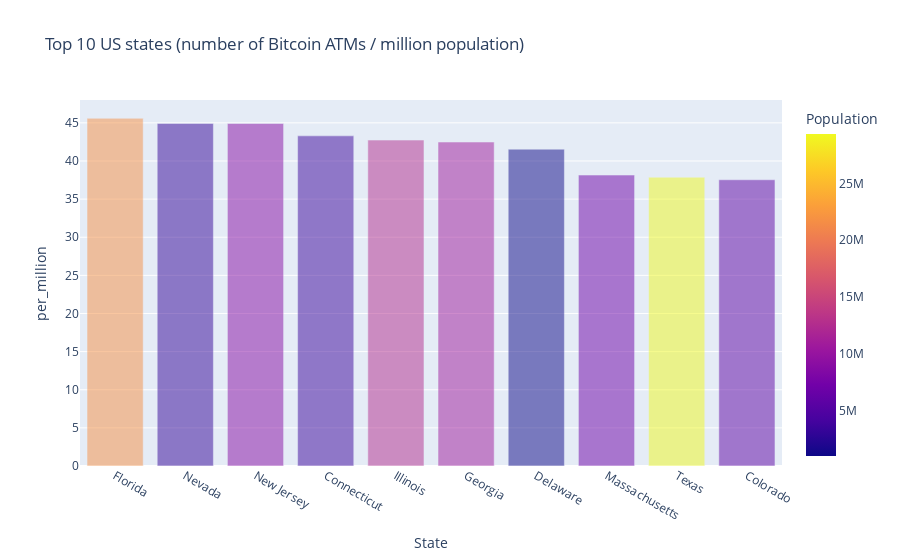

The cell this chart's notebook holds for it:
### Code cell
# Display top 10 states 

px.bar(
        top10,
        x="State",
        y="per_million",
        color = "Population",
        color_discrete_sequence=px.colors.qualitative.Antique,
        opacity = 0.5,
        title="Top 10 US states (number of Bitcoin ATMs / million population)"
    )

### Figure 1 — Plotly figure (JSON) as saved in the notebook; plotly's stock layout.template omitted (floating-point values rounded to 4 significant figures)
{"data": [{"alignmentgroup": "True", "hovertemplate": "State=%{x}<br>per_million=%{y}<br>Population=%{marker.color}<extra></extra>", "legendgroup": "", "marker": {"color": [21733312, 3138259, 8882371, 3557006, 12587530, 10710017, 986809, 6893574, 29360759, 5807719], "coloraxis": "coloraxis", "opacity": 0.5}, "name": "", "offsetgroup": "", "orientation": "v", "showlegend": false, "textposition": "auto", "type": "bar", "x": ["Florida", "Nevada", "New Jersey", "Connecticut", "Illinois", "Georgia", "Delaware", "Massachusetts", "Texas", "Colorado"], "xaxis": "x", "y": [45.6, 44.93, 44.92, 43.29, 42.74, 42.48, 41.55, 38.15, 37.87, 37.54], "yaxis": "y"}], "layout": {"autosize": true, "barmode": "relative", "coloraxis": {"colorbar": {"title": {"text": "Population"}}, "colorscale": [[0, "#0d0887"], [0.1111, "#46039f"], [0.2222, "#7201a8"], [0.3333, "#9c179e"], [0.4444, "#bd3786"], [0.5556, "#d8576b"], [0.6667, "#ed7953"], [0.7778, "#fb9f3a"], [0.8889, "#fdca26"], [1, "#f0f921"]]}, "legend": {"tracegroupgap": 0}, "title": {"text": "Top 10 US states (number of Bitcoin ATMs / million population)"}, "xaxis": {"anchor": "y", "autorange": true, "domain": [0, 1], "range": [-0.5, 9.5], "title": {"text": "State"}, "type": "category"}, "yaxis": {"anchor": "x", "autorange": true, "domain": [0, 1], "range": [0, 48.0], "title": {"text": "per_million"}, "type": "linear"}}}
